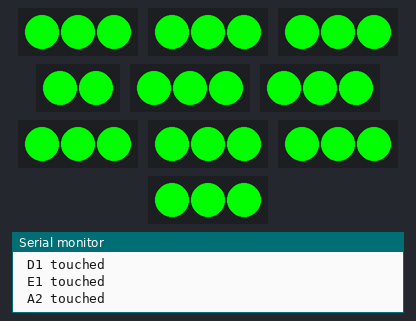
This sketch was run on a simulated Arduino Uno, built with avr-gcc and run on an emulated ATmega328P. Parts: 9 × 3 RGB LEDs in strip order, left to right, 2 RGB LEDs in strip order, left to right, the last lines printed to the serial monitor.

Above: at 2.1 s.
At 37.9 s:
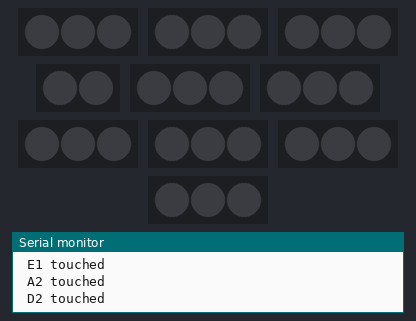
Timing chart, 0 to 40.0 s (numbered marks = the images above):
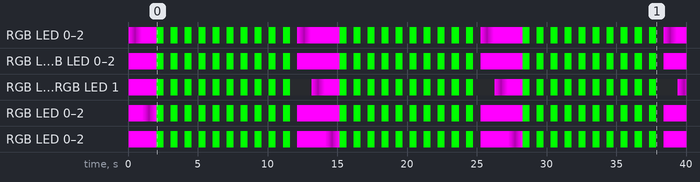

The sketch:

gammaGame.ino
```cpp
// pink og pulserende lys

#include <CapacitiveSensor.h>
#include <Adafruit_NeoPixel.h>
#include "StopWatch.h"

#define pinPortA1 10
#define pinPortB1 13
#define pinPortC1 12
#define pinPortD1 11
#define pinPortE1 9

#define pinPortA2 7
#define pinPortB2 4
#define pinPortC2 5
#define pinPortD2 6
#define pinPortE2 8

const int numPixels = 3;

Adafruit_NeoPixel pixelA1 = Adafruit_NeoPixel(numPixels, pinPortA1, NEO_GRB + NEO_KHZ800);
Adafruit_NeoPixel pixelB1 = Adafruit_NeoPixel(numPixels, pinPortB1, NEO_GRB + NEO_KHZ800);
Adafruit_NeoPixel pixelC1 = Adafruit_NeoPixel(numPixels, pinPortC1, NEO_GRB + NEO_KHZ800);
Adafruit_NeoPixel pixelD1 = Adafruit_NeoPixel(2, pinPortD1, NEO_GRB + NEO_KHZ800);
Adafruit_NeoPixel pixelE1 = Adafruit_NeoPixel(numPixels, pinPortE1, NEO_GRB + NEO_KHZ800);

Adafruit_NeoPixel pixelA2 = Adafruit_NeoPixel(numPixels, pinPortA2, NEO_GRB + NEO_KHZ800);
Adafruit_NeoPixel pixelB2 = Adafruit_NeoPixel(numPixels, pinPortB2, NEO_GRB + NEO_KHZ800);
Adafruit_NeoPixel pixelC2 = Adafruit_NeoPixel(numPixels, pinPortC2, NEO_GRB + NEO_KHZ800);
Adafruit_NeoPixel pixelD2 = Adafruit_NeoPixel(numPixels, pinPortD2, NEO_GRB + NEO_KHZ800);
Adafruit_NeoPixel pixelE2 = Adafruit_NeoPixel(numPixels, pinPortE2, NEO_GRB + NEO_KHZ800);

CapacitiveSensor   grebA1 = CapacitiveSensor(39,33);
CapacitiveSensor   grebB1 = CapacitiveSensor(39,22);
CapacitiveSensor   grebC1 = CapacitiveSensor(39,27);
CapacitiveSensor   grebD1 = CapacitiveSensor(39,28);
CapacitiveSensor   grebE1 = CapacitiveSensor(39,34);

CapacitiveSensor   grebA2 = CapacitiveSensor(39,51);
CapacitiveSensor   grebB2 = CapacitiveSensor(39,40);
CapacitiveSensor   grebC2 = CapacitiveSensor(39,45);
CapacitiveSensor   grebD2 = CapacitiveSensor(39,46);
CapacitiveSensor   grebE2 = CapacitiveSensor(39,52);

int light = 255;

// algoritme, tre globale variable for hvert greb

long preA1;
long prepreA1;
long avrA1;
boolean resultA1 = false;
boolean flagA1 = true;

long preB1;
long prepreB1;
long avrB1;
boolean resultB1 = false;
boolean flagB1 = true;

long preC1;
long prepreC1;
long avrC1;
boolean resultC1 = false;
boolean flagC1 = true;

long preD1;
long prepreD1;
long avrD1;
boolean resultD1 = false;
boolean flagD1 = true;

long preE1;
long prepreE1;
long avrE1;
boolean resultE1 = false;
boolean flagE1 = true;

long preA2;
long prepreA2;
long avrA2;
boolean resultA2 = false;
boolean flagA2 = true;

long preB2;
long prepreB2;
long avrB2;
boolean resultB2 = false;
boolean flagB2 = true;

long preC2;
long prepreC2;
long avrC2;
boolean resultC2 = false;
boolean flagC2 = true;

long preD2;
long prepreD2;
long avrD2;
boolean resultD2 = false;
boolean flagD2 = true;

long preE2;
long prepreE2;
long avrE2;
boolean resultE2 = false;
boolean flagE2 = true;

// sensor value
// sensor value
long Ai; long Bi; long Ci; long Di; long Ei;
long Aii; long Bii; long Cii; long Dii; long Eii;

int sensivity = 1;

// game
boolean turn = true;
int count=0;

boolean pulseA1=false;
boolean pulseB1=false;
boolean pulseC1=false;
boolean pulseD1=false;
boolean pulseE1=false;

boolean pulseA2=false;
boolean pulseB2=false;
boolean pulseC2=false;
boolean pulseD2=false;
boolean pulseE2=false;

void setup()
{
   Serial.begin(9600);
   pixelA1.begin();
   pixelB1.begin();
   pixelC1.begin();
   pixelD1.begin();
   pixelE1.begin();
   pixelA2.begin();
   pixelB2.begin();
   pixelC2.begin();
   pixelD2.begin();
   pixelE2.begin();

   allLightsOff();


}


void loop(){

      Ai = grebA1.capacitiveSensor(sensivity);
      Bi = grebB1.capacitiveSensor(30);
      Ci = grebC1.capacitiveSensor(30);
      Di = grebD1.capacitiveSensor(30);
      Ei = grebE1.capacitiveSensor(30);

      Aii = grebA2.capacitiveSensor(30);
      Bii = grebB2.capacitiveSensor(30);
      Cii = grebC2.capacitiveSensor(30);
      Dii = grebD2.capacitiveSensor(30);
      Eii = grebE2.capacitiveSensor(sensivity);

      Serial.print("\n D2: "); Serial.print(Dii);

  if(turn==true){
    if(Ai > 1000){
      if(flagA1){
      lightA1(light,0,light);
      pulseA2=true;
      check1();
      Serial.print("\n A1 touched");
      flagA1=false;
      flagA2=false;
      turn=false;
      count++;
      }
    }

    if(Bi > 1000){
      if(flagB1){
      lightB1(light,0,light);
      pulseB2=true;
      check1();
      Serial.print("\n B1 touched");
      flagB1=false;
      flagB2=false;
      turn=false;
      count++;
      }
    }

   if(Ci > 600){
      if(flagC1){
      lightC1(light,0,light);
      pulseC2=true;
      check1();
      Serial.print("\n C1 touched");
      flagC1=false;
      flagC2=false;
      turn=false;
      count++;
      }
    }

   if(Di > 600){
      if(flagD1){
      lightD1(light,0,light);
      pulseD2=true;
      check1();
      Serial.print("\n D1 touched");
      flagD1=false;
      flagD2=false;
      turn=false;
      count++;
      }
    }

    if(Ei > 600){
      if(flagE1){
        lightE1(light,0,light);
        lightE2(0,light,0);
        pulseA2=true;
        pulseB2=true;
        pulseC2=true;
        pulseD2=true;
        check1();
        Serial.print("\n E1 touched");
        flagE1=false;
        flagE2=false;
        turn=false;
        count++;
      }
    }
  }

// ----

  if(turn==false){
    if(Aii > 1000){
      if(flagA2){
      lightA2(light,0,light);
      pulseA1=true;
      check2();
      Serial.print("\n A2 touched");
      flagA2=false;
      flagA1=false;
      turn=true;
      count++;
      }
    }

    if(Bii > 1000){
      if(flagB2){
      lightB2(light,0,light);
      pulseB1=true;
      check2();
      Serial.print("\n B2 touched");
      flagB2=false;
      flagB1=false;
      turn=true;
      count++;
      }
    }

   if(Cii > 1000){
      if(flagC2){
      lightC2(light,0,light);
      pulseC1=true;
      check2();
      Serial.print("\n C2 touched");
      flagC2=false;
      flagC1=false;
      turn=true;
      count++;
      }
    }

   if(Dii > 1000){
      if(flagD2){
      lightD2(light,0,light);
      pulseD1=true;
      check2();
      Serial.print("\n D2 touched");
      flagD2=false;
      flagD1=false;
      turn=true;
      count++;
      }
    }

    if(Eii > 1000){
      if(flagE2){
        lightE2(light,0,light);
        pulseE1=true;
        check2();
        Serial.print("\n E2 touched");
        flagE2=false;
        flagE1=false;
        turn=true;
        count++;
      }
    }
  }

  if(pulseA1==true){
    blinkA1();
  }

  if(pulseB1==true){
    blinkB1();
  }

  if(pulseC1==true){
    blinkC1();
  }

  if(pulseD1==true){
    blinkD1();
  }

  if(pulseE1==true){
    blinkE1();
  }

  if(pulseA2==true){
    blinkA2();
  }

  if(pulseB2==true){
    blinkB2();
  }

  if(pulseC2==true){
    blinkC2();
  }

  if(pulseD2==true){
    blinkD2();
  }

  if(pulseE2==true){
    blinkE2();
  }

  if(count==5){
    for(int i=0; i<10; i++){
      allLightsOn();
      delay(500);
      allLightsOff();
      delay(500);
    }
    count=0;
  }

  if(count==0){
    allLightsOff();
    flagA1=true;
    flagB1=true;
    flagC1=true;
    flagD1=true;
    flagE1=true;
    flagA2=true;
    flagB2=true;
    flagC2=true;
    flagD2=true;
    flagE2=true;

    pulseA1=false;
    pulseB1=false;
    pulseC1=false;
    pulseD1=false;
    pulseE1=false;
    pulseA2=false;
    pulseB2=false;
    pulseC2=false;
    pulseD2=false;
    pulseE2=false;

    turn=true;
  }
}

// check lys

void check1(){
  if(flagA1==false){
    lightA1(light,0,light);
    pulseA1=false;
  }

  if(flagB1==false){
    lightB1(light,0,light);
    pulseB1=false;
  }

  if(flagC1==false){
    lightC1(light,0,light);
    pulseC1=false;
  }

  if(flagD1==false){
    lightD1(light,0,light);
    pulseD1=false;
  }

  if(flagE1==false){
    lightE1(light,0,light);
    pulseE1=false;
  }
}

void check2(){
  if(flagA2==false){
    lightA2(light,0,light);
    pulseA2=false;
  }

  if(flagB2==false){
    lightB2(light,0,light);
    pulseB2=false;
  }

  if(flagC2==false){
    lightC2(light,0,light);
    pulseC2=false;
  }

  if(flagD2==false){
    lightD2(light,0,light);
    pulseD2=false;
  }

  if(flagE2==false){
    lightE2(light,0,light);
    pulseE2=false;
  }
}

// ------ lys

void lightA1(int r, int g, int b){
     for(int i=0;i<numPixels;i++){
        pixelA1.setPixelColor(i, pixelA1.Color(r,g,b));
      }
      pixelA1.show();
}

void lightB1(int r, int g, int b){
     for(int i=0;i<numPixels;i++){
        pixelB1.setPixelColor(i, pixelB1.Color(r,g,b));
      }
      pixelB1.show();
}

void lightC1(int r, int g, int b){
     for(int i=0;i<numPixels;i++){
        pixelC1.setPixelColor(i, pixelC1.Color(r,g,b));
      }
      pixelC1.show();
}

void lightD1(int r, int g, int b){
     for(int i=0;i<2;i++){
        pixelD1.setPixelColor(i, pixelD1.Color(r,g,b));
      }
      pixelD1.show();
}

void lightE1(int r, int g, int b){
     for(int i=0;i<numPixels;i++){
        pixelE1.setPixelColor(i, pixelE1.Color(r,g,b));
      }
      pixelE1.show();
}

void lightA2(int r, int g, int b){
     for(int i=0;i<numPixels;i++){
        pixelA2.setPixelColor(i, pixelA2.Color(r,g,b));
      }
      pixelA2.show();
}

void lightB2(int r, int g, int b){
     for(int i=0;i<numPixels;i++){
        pixelB2.setPixelColor(i, pixelB2.Color(r,g,b));
      }
      pixelB2.show();
}

void lightC2(int r, int g, int b){
     for(int i=0;i<numPixels;i++){
        pixelC2.setPixelColor(i, pixelC2.Color(r,g,b));
      }
      pixelC2.show();
}

void lightD2(int r, int g, int b){
     for(int i=0;i<numPixels;i++){
        pixelD2.setPixelColor(i, pixelD2.Color(r,g,b));
      }
      pixelD2.show();
}

void lightE2(int r, int g, int b){
     for(int i=0;i<numPixels;i++){
        pixelE2.setPixelColor(i, pixelE2.Color(r,g,b));
      }
      pixelE2.show();
}

void allLightsOn(){
   lightA1(0,light,0);
   lightB1(0,light,0);
   lightC1(0,light,0);
   lightD1(0,light,0);
   lightE1(0,light,0);
   lightA2(0,light,0);
   lightB2(0,light,0);
   lightC2(0,light,0);
   lightD2(0,light,0);
   lightE2(0,light,0);
}

void allLightsOff(){
   lightA1(0,0,0);
   lightB1(0,0,0);
   lightC1(0,0,0);
   lightD1(0,0,0);
   lightE1(0,0,0);
   lightA2(0,0,0);
   lightB2(0,0,0);
   lightC2(0,0,0);
   lightD2(0,0,0);
   lightE2(0,0,0);
}

// pulserende lys

void blinkA1(){
  int l = 255;
  lightA1(l,0,l);
   for(int i=0; i<10; i++){
        l -= 20;
        lightA1(l,0,l);
        delay(50);
      }
   for(int i=0; i<10; i++){
        l += 20;
        lightA1(l,0,l);
        delay(50);
      }
}

void blinkB1(){
  int l = 255;
  lightB1(l,0,l);
   for(int i=0; i<10; i++){
        l -= 20;
        lightB1(l,0,l);
        delay(50);
      }
   for(int i=0; i<10; i++){
        l += 20;
        lightB1(l,0,l);
        delay(50);
      }
}

void blinkC1(){
  int l = 255;
  lightC1(l,0,l);
   for(int i=0; i<10; i++){
        l -= 20;
        lightC1(l,0,l);
        delay(50);
      }
   for(int i=0; i<10; i++){
        l += 20;
        lightC1(l,0,l);
        delay(50);
      }
}

void blinkD1(){
  int l = 255;
  lightD1(l,0,l);
   for(int i=0; i<10; i++){
        l -= 20;
        lightD1(l,0,l);
        delay(50);
      }
   for(int i=0; i<10; i++){
        l += 20;
        lightD1(l,0,l);
        delay(50);
      }
}


void blinkE1(){
  int l = 255;
  lightE1(l,0,l);
   for(int i=0; i<10; i++){
        l -= 20;
        lightE1(l,0,l);
        delay(50);
      }
   for(int i=0; i<10; i++){
        l += 20;
        lightE1(l,0,l);
        delay(50);
      }
}

void blinkA2(){
  int l = 255;
  lightA2(l,0,l);
   for(int i=0; i<10; i++){
        l -= 20;
        lightA2(l,0,l);
        delay(50);
      }
   for(int i=0; i<10; i++){
        l += 20;
        lightA2(l,0,l);
        delay(50);
      }
}

void blinkB2(){
  int l = 255;
  lightB2(l,0,l);
   for(int i=0; i<10; i++){
        l -= 20;
        lightB2(l,0,l);
        delay(50);
      }
   for(int i=0; i<10; i++){
        l += 20;
        lightB2(l,0,l);
        delay(50);
      }
}

void blinkC2(){
  int l = 255;
  lightC2(l,0,l);
   for(int i=0; i<10; i++){
        l -= 20;
        lightC2(l,0,l);
        delay(50);
      }
   for(int i=0; i<10; i++){
        l += 20;
        lightC2(l,0,l);
        delay(50);
      }
}

void blinkD2(){
  int l = 255;
  lightD2(l,0,l);
   for(int i=0; i<10; i++){
        l -= 20;
        lightD2(l,0,l);
        delay(50);
      }
   for(int i=0; i<10; i++){
        l += 20;
        lightD2(l,0,l);
        delay(50);
      }
}


void blinkE2(){
  int l = 255;
  lightE2(l,0,l);
   for(int i=0; i<10; i++){
        l -= 20;
        lightE2(l,0,l);
        delay(50);
      }
   for(int i=0; i<10; i++){
        l += 20;
        lightE2(l,0,l);
        delay(50);
      }
}
```

Measured:
- by itself, RGB LED 0–2: off → RGB(255, 0, 255) at 0.04 s, → RGB(0, 255, 0) 2.0 s later, → off 0.50 s later, → RGB(0, 255, 0) 0.50 s later, … (104 changes in this stretch)
- by itself, RGB LED 0, RGB LED 1: off → RGB(255, 0, 255) at 0.04 s, → RGB(0, 255, 0) 2.0 s later, → off 0.50 s later, → RGB(0, 255, 0) 0.50 s later, … (113 changes in this stretch)
